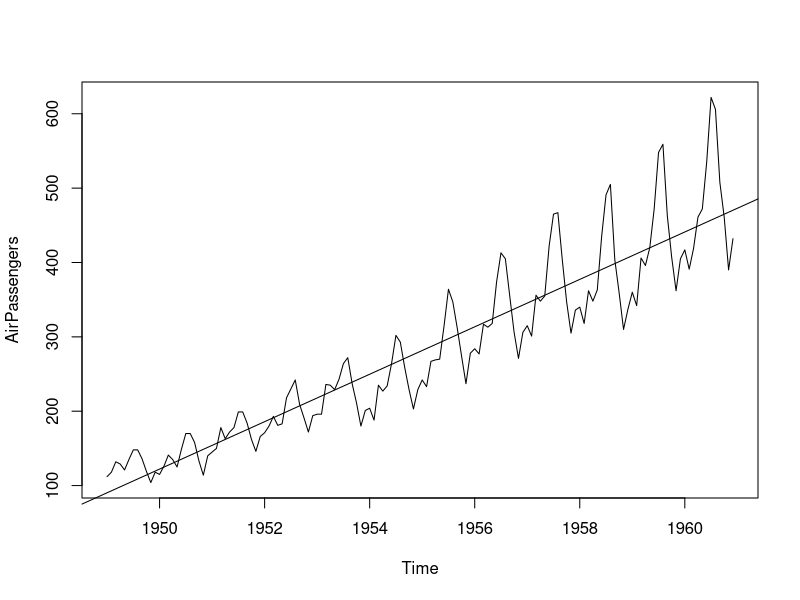
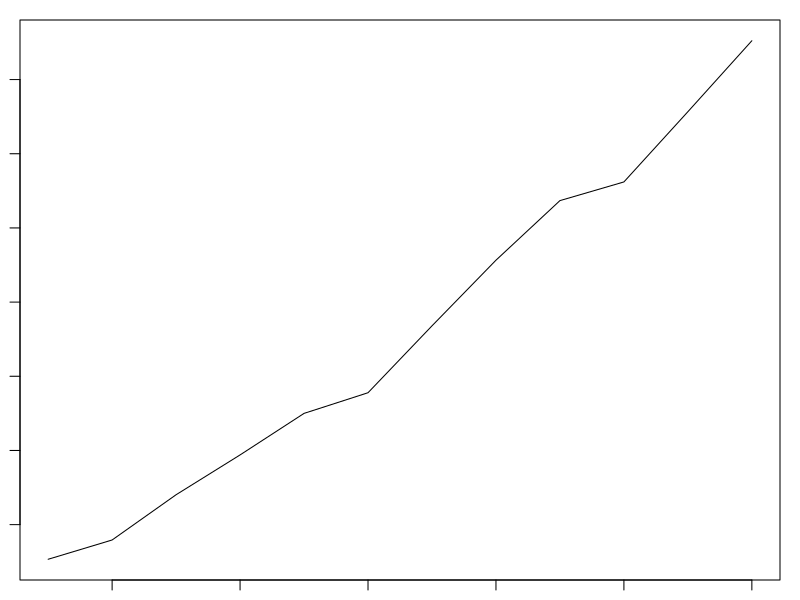
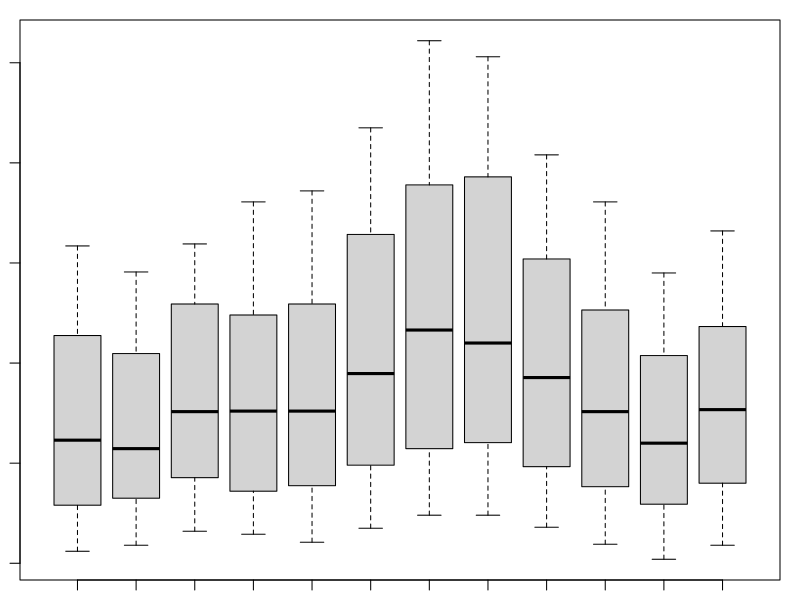

The R source for these figures, in order: (Note: this script raises an error after producing the figures.)
summary(AirPassengers)
plot(AirPassengers)
par(mar=c(1,1,1,1))
abline(reg=lm(AirPassengers~time(AirPassengers)))
cycle(AirPassengers)
plot(aggregate(AirPassengers,FUN=mean))
boxplot(AirPassengers~cycle(AirPassengers))
adf.test(diff(log(AirPassengers)), alternative="stationary", k=0)
data: diff(log(AirPassengers))
adf.test(diff(log(AirPassengers)), alternative="stationary", k=0)
adf.test(diff(log(AirPassengers)), alternative="stationary", k=0)
log(AirPassengers)
adf.test(diff(log(AirPassengers)), alternative="stationary", k=0)
install.packages('tseries')
adf.test(diff(log(AirPassengers)), alternative="stationary", k=0)
adf.test(diff(log(AirPassengers)), alternative="stationary", k=0)
?adf.test
adf.test(diff(log(AirPassengers)), alternative="stationary", k=0)
log(AirPassengers)
adf.test(diff(diff(log(AirPassengers)), alternative="stationary", k=0))
pacf(diff(log(AirPassengers)))         
(fit <- arima(log(AirPassengers), c(0, 1, 1),seasonal = list(order = c(0, 1, 1), period = 12)))
pred <- predict(fit, n.ahead = 10*12)
ts.plot(AirPassengers,2.718^pred$pred, log = "y", lty = c(1,3))
plot(scale)
ts.plot(AirPassengers,2.718^pred$pred, log = "y", lty = c(1,3))
pred
pred1<- 2.718^pred
pred1
